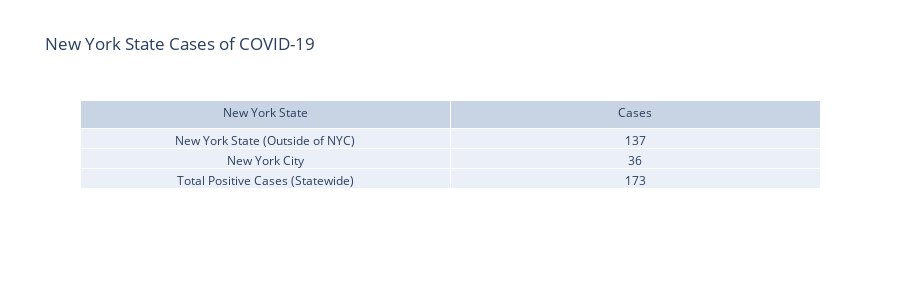

Here is the notebook cell this chart was saved with:
### Markdown cell above
# NYS

### Code cell
fig = go.Figure(data=[go.Table(header=dict(values=['New York State', 'Cases']),
                 cells=dict(values=[nys['County'],nys['Cases']]))
                     ])

fig.update_layout(
    title='New York State Cases of COVID-19')

fig.update_layout(height=300)
fig.show()

### Figure 1 — Plotly figure (JSON) as saved in the notebook; plotly's stock layout.template omitted (floating-point values rounded to 4 significant figures)
{"data": [{"cells": {"values": [["New York State (Outside of NYC)", "New York City", "Total Positive Cases (Statewide)"], ["137", "36", "173"]]}, "header": {"values": ["New York State", "Cases"]}, "type": "table"}], "layout": {"height": 300, "title": {"text": "New York State Cases of COVID-19"}}}
